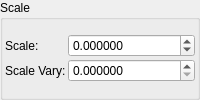
    <widget class="QGroupBox" name="groupBox_3">
     <property name="title">
      <string>Scale</string>
     </property>
     <layout class="QVBoxLayout" name="verticalLayout_5">
      <property name="leftMargin">
       <number>2</number>
      </property>
      <property name="topMargin">
       <number>2</number>
      </property>
      <property name="rightMargin">
       <number>2</number>
      </property>
      <property name="bottomMargin">
       <number>2</number>
      </property>
      <item>
       <layout class="QGridLayout" name="gridLayout_33" columnstretch="0,1">
        <property name="spacing">
         <number>2</number>
        </property>
        <item row="0" column="1">
         <widget class="MyDoubleSpinBox" name="spinbox_mandelbox_scale">
          <property name="sizePolicy">
           <sizepolicy hsizetype="Minimum" vsizetype="Maximum">
            <horstretch>0</horstretch>
            <verstretch>0</verstretch>
           </sizepolicy>
          </property>
          <property name="prefix">
           <string/>
          </property>
          <property name="suffix">
           <string/>
          </property>
          <property name="decimals">
           <number>6</number>
          </property>
          <property name="minimum">
           <double>-99.998999999999995</double>
          </property>
          <property name="maximum">
           <double>99.998999999999995</double>
          </property>
          <property name="singleStep">
           <double>0.100000000000000</double>
          </property>
         </widget>
        </item>
        <item row="1" column="1">
         <widget class="MyDoubleSpinBox" name="spinbox_mandelbox_vary_scale_vary">
          <property name="sizePolicy">
           <sizepolicy hsizetype="Minimum" vsizetype="Maximum">
            <horstretch>0</horstretch>
            <verstretch>0</verstretch>
           </sizepolicy>
          </property>
          <property name="prefix">
           <string/>
          </property>
          <property name="suffix">
           <string/>
          </property>
          <property name="decimals">
           <number>6</number>
          </property>
          <property name="minimum">
           <double>0.000000000000000</double>
          </property>
          <property name="maximum">
           <double>9.999000000000001</double>
          </property>
          <property name="singleStep">
           <double>0.100000000000000</double>
          </property>
         </widget>
        </item>
        <item row="0" column="0">
         <widget class="QLabel" name="label_171">
          <property name="text">
           <string>Scale:</string>
          </property>
         </widget>
        </item>
        <item row="1" column="0">
         <widget class="QLabel" name="label_172">
          <property name="text">
           <string>Scale Vary:</string>
          </property>
         </widget>
        </item>
       </layout>
      </item>
     </layout>
    </widget>
